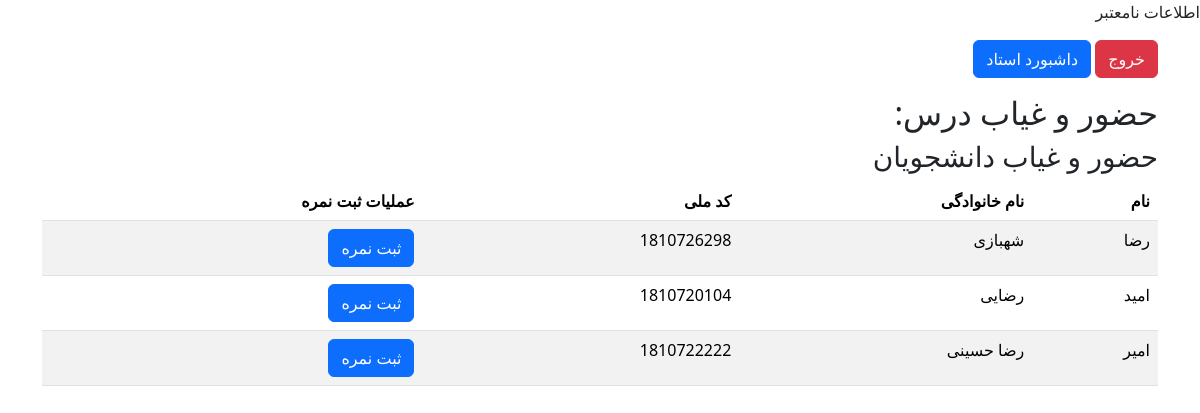
Page /teacher/teacher-manage-mark-dars.php?term_ostad_dars_id=1 (signed in) on the earlier database version.
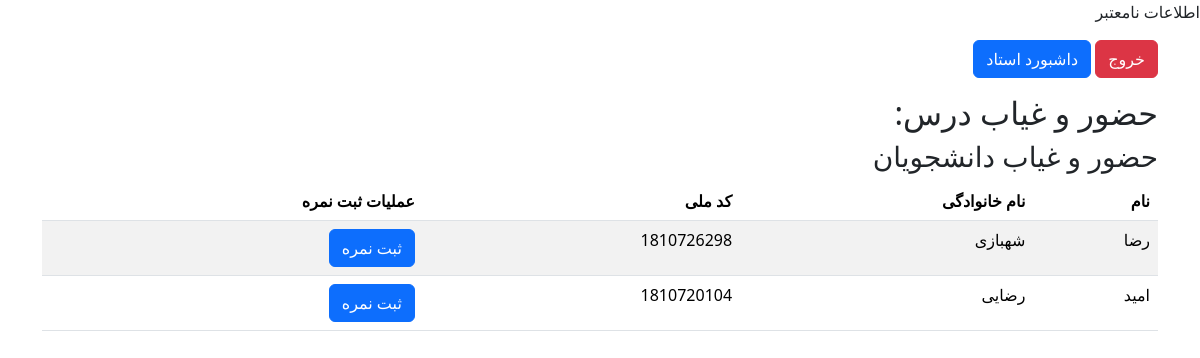
Same page on the later database version.
### tables this page shows
CREATE TABLE `entekhab_vahed` (
  `id` int(11) NOT NULL,
  `term_ostad_dars_id` int(11) NOT NULL,
  `student_code` int(11) NOT NULL,
  `tozihat` text NOT NULL
);

CREATE TABLE `student` (
  `student_code` int(11) NOT NULL,
  `student_name` varchar(50) NOT NULL,
  `student_family` varchar(50) NOT NULL,
  `student_codemeli` int(11) NOT NULL,
  `student_father` varchar(50) NOT NULL,
  `student_tel` varchar(13) NOT NULL,
  `student_tel_family` varchar(13) NOT NULL,
  `user_code` int(11) NOT NULL,
  `tozihat` text DEFAULT NULL
);

### teacher/teacher-manage-mark-dars.php (the view, shortened to what this page needs)
<?php
if (!(isset($_SESSION["user_logged"]))) {
    header("location:../login.html");
}
else{
$user = $_SESSION["user_logged"];
if ($user["role"] == "student") {
    ?>
    <div class="alert alert-danger" role="alert">
        شما مجوز ورود به این صفحه را ندارید .
        <a href="../login.html" class="alert-link">صفحه ی ورود</a>
    </div>
    <?php
}
else {
$term_ostad_dars_id = $_GET["term_ostad_dars_id"];
$dars_name = $_GET["dars_name"];
$conn = (new my_database())->connection_database;
?>
<!doctype html>
<html lang="en">
<head>
    <link rel="stylesheet" href="../assets/bootstrap-5.3.3-dist/css/bootstrap.rtl.min.css">
    <link rel="stylesheet" href="../assets/style.css">
</head>
<body>
<div class="container">
    <div class="mb-3 mt-3">
        <a href="../logout.php" class="btn btn-danger">خروج</a>
        <a href="teacher-dashboard.php" class="btn btn-primary">داشبورد استاد</a>
    </div>
    <h2>
        حضور و غیاب درس:
    </h2>
    <?php
    $students = [];
    $sql_teacher_students = " SELECT ev.term_ostad_dars_id,st.student_code,st.student_name,st.student_family,st.student_codemeli
                     FROM `entekhab_vahed` as ev
                     INNER JOIN student as st on st.student_code = ev.student_code
                     WHERE `term_ostad_dars_id` = $term_ostad_dars_id;";
    $result_teacher_students = $conn->query($sql_teacher_students);
    if ($result_teacher_students->num_rows > 0) {
        while ($row_teacher_student = $result_teacher_students->fetch_assoc()) {
            $students[] = $row_teacher_student;
        }
    } else {
        echo "جلسه ای برای این درس ثبت نشده است.";
    }
    ?>
    <h3>حضور و غیاب دانشجویان</h3>
    <table class="table table-striped">
        <thead>
        <tr>
            <th scope="col">نام</th>
            <th scope="col">نام خانوادگی</th>
            <th scope="col">کد ملی</th>
            <th scope="col">عملیات ثبت نمره</th>
        </tr>
        </thead>
        <tbody>
        <?php
        foreach ($students as $student) {
            $student_code = $student["student_code"];
            $student_name = $student["student_name"];
            $student_family = $student["student_family"];
            $student_codemeli = $student["student_codemeli"];
            ?>
            <tr>
                <td><?php echo $student_name ?></td>
                <td><?php echo $student_family ?> </td>
                <td> <?php echo $student_codemeli ?></td>
                <td>
                    <a href="teacher-manage-mark-dars-student.php?term_ostad_dars_id=<?php echo $term_ostad_dars_id."&dars_name=".$dars_name."&student_code=".$student_code."&student_fullname=".$student_name." ".$student_family."\"" ?>"
                       class="btn btn-primary">
                        ثبت نمره
                    </a>
                </td>
            </tr>
            <?php
        }
        ?>
        </tbody>
    </table>
    <?php
    }
    }
    ?>
</body>
</html>

Differences in the rows shown:
no longer on this page (row edited): entekhab_vahed: student_code.student_name "امیر", student_code.student_family "رضا حسینی", student_code.student_codemeli "1810722222"
